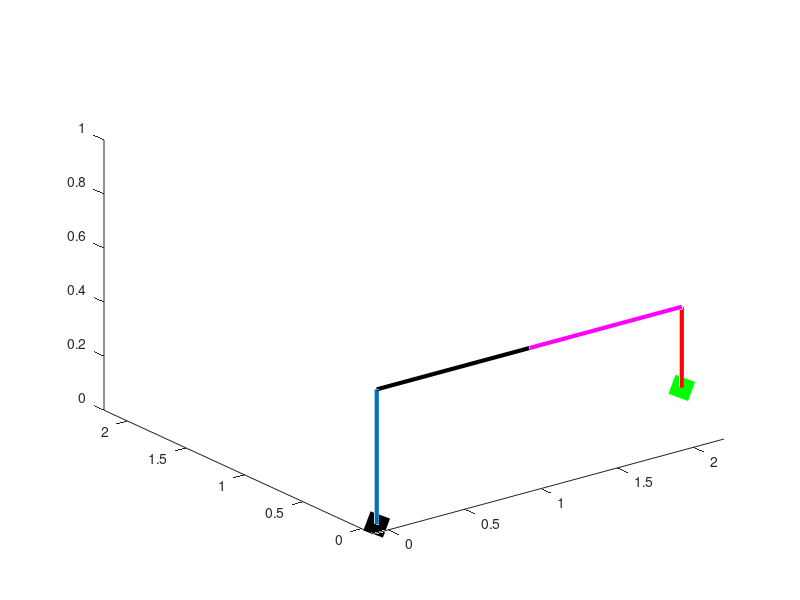

Reproduce this figure in MATLAB. (Note: this script raises an error after producing the figure.)
clc;clear all;
format short

L1=1;L2=1;d1=.5;
q1=0;q2=0;q4=0;d3=-0.3;

q=q1;d=d1;a=0;alpha=0; %for i=1;
T01=[cos(q) -sin(q) 0 a;sin(q)*cos(alpha) cos(q)*cos(alpha) -sin(alpha) -sin(alpha)*d;sin(q)*sin(alpha) cos(q)*sin(alpha) cos(alpha) cos(alpha)*d;0 0 0 1];
q=q2;d=0;a=L1;alpha=0;  %fori=2;
T12=[cos(q) -sin(q) 0 a;sin(q)*cos(alpha) cos(q)*cos(alpha) -sin(alpha) -sin(alpha)*d;sin(q)*sin(alpha) cos(q)*sin(alpha) cos(alpha) cos(alpha)*d;0 0 0 1];
q=0;d=0;a=L2;alpha=0; % for i=3;
T23=[cos(q) -sin(q) 0 a;sin(q)*cos(alpha) cos(q)*cos(alpha) -sin(alpha) -sin(alpha)*d;sin(q)*sin(alpha) cos(q)*sin(alpha) cos(alpha) cos(alpha)*d;0 0 0 1];
q=q4;d=d3;a=0;alpha=0; %for i=4;
T34=[cos(q) -sin(q) 0 a;sin(q)*cos(alpha) cos(q)*cos(alpha) -sin(alpha) -sin(alpha)*d;sin(q)*sin(alpha) cos(q)*sin(alpha) cos(alpha) cos(alpha)*d;0 0 0 1];
T02=T01*T12;
T03=T01*T12*T23;
T04=T01*T12*T23*T34;


axis([-0.1 2.2 -0.1 2.2]);
  Ax0= [0,T01(1,4)];
  Ay0= [0,T01(2,4)];
  Az0=[0,T01(3,4)];
  Ax1 = [T01(1,4),T02(1,4)];
  Ay1 = [T01(2,4),T02(2,4)];
  Az1 = [T01(3,4),T02(3,4)];
  Ax2 = [T02(1,4),T03(1,4)];
  Ay2 = [T02(2,4),T03(2,4)];
  Az2 = [T02(3,4),T03(3,4)];
  Ax3 = [T03(1,4),T04(1,4)];
  Ay3 = [T03(2,4),T04(2,4)];
  Az3 = [T03(3,4),T04(3,4)];
  Ax5 = [T04(1,4)-0.1,T04(1,4)+0.1];
  Ay5 = [T04(2,4)-0.1,T04(2,4)+0.1];
  Az5 = [T04(3,4),T04(3,4)];
  Ax4=[0.1,-0.1];
  Ay4=[.1,-.1];
  Az4=[0,0];

%   Ax5 = [-.1,.1];
%   Ay5=  [0,0];
  p0  = line(Ax0,Ay0,Az0,'LineWidth',[3]);
  p1  = line(Ax1,Ay1,Az1,'LineWidth',[3],'Color','k');
  p2  = line(Ax2,Ay2,Az2,'LineWidth',[3],'Color','M');
  p3  = line(Ax3,Ay3,Az3,'LineWidth',[3],'Color','R');
  p4  = line(Ax4,Ay4,Az4,'LineWidth',[15],'Color','black');
  p5  = line(Ax5,Ay5,Az5,'LineWidth',[15],'Color','green');
  view(3);
 n=1;
  drawnow
  for t=0:.01:1
      q1=pi/3*t;
      q2=pi/3*t;
      d3=-pi/10*t;
      q4=-pi/3*t;

q=q1;d=d1;a=0;alpha=0; %for i=1;
T01=[cos(q) -sin(q) 0 a;sin(q)*cos(alpha) cos(q)*cos(alpha) -sin(alpha) -sin(alpha)*d;sin(q)*sin(alpha) cos(q)*sin(alpha) cos(alpha) cos(alpha)*d;0 0 0 1];
q=q2;d=0;a=L1;alpha=0;  %fori=2;
T12=[cos(q) -sin(q) 0 a;sin(q)*cos(alpha) cos(q)*cos(alpha) -sin(alpha) -sin(alpha)*d;sin(q)*sin(alpha) cos(q)*sin(alpha) cos(alpha) cos(alpha)*d;0 0 0 1];
q=0;d=0;a=L2;alpha=0; % for i=3;
T23=[cos(q) -sin(q) 0 a;sin(q)*cos(alpha) cos(q)*cos(alpha) -sin(alpha) -sin(alpha)*d;sin(q)*sin(alpha) cos(q)*sin(alpha) cos(alpha) cos(alpha)*d;0 0 0 1];
q=q4;d=d3;a=0;alpha=0; %for i=4;
T34=[cos(q) -sin(q) 0 a;sin(q)*cos(alpha) cos(q)*cos(alpha) -sin(alpha) -sin(alpha)*d;sin(q)*sin(alpha) cos(q)*sin(alpha) cos(alpha) cos(alpha)*d;0 0 0 1];
T02=T01*T12;
T03=T01*T12*T23;
T04=T01*T12*T23*T34;


axis([-0.1 2.2 -0.1 2.2 0 1]);
  Ax0= [0,T01(1,4)];
  Ay0= [0,T01(2,4)];
  Az0=[0,T01(3,4)];
  Ax1 = [T01(1,4),T02(1,4)];
  Ay1 = [T01(2,4),T02(2,4)];
  Az1 = [T01(3,4),T02(3,4)];
  Ax2 = [T02(1,4),T03(1,4)];
  Ay2 = [T02(2,4),T03(2,4)];
  Az2 = [T02(3,4),T03(3,4)];
  Ax3 = [T03(1,4),T04(1,4)];
  Ay3 = [T03(2,4),T04(2,4)];
  Az3 = [T03(3,4),T04(3,4)];
  Ax5 = [T04(1,4)-0.1,T04(1,4)+0.1];
  Ay5 = [T04(2,4)-0.1,T04(2,4)+0.1];
  Az5 = [T04(3,4),T04(3,4)];
  Ax4=[0.1,-0.1];
  Ay4=[.1,-.1];
  Az4=[0,0];
  
  x(1,n)=T04(1,4);
  y(1,n)=T04(2,4);
  z(1,n)=T04(3,4);
  set(p0,'X', Ax0, 'Y',Ay0,'Z',Az0)
  set(p1,'X', Ax1, 'Y',Ay1,'Z',Az1)
  set(p2,'X', Ax2, 'Y',Ay2,'Z',Az2)
  set(p3,'X', Ax3, 'Y',Ay3,'Z',Az3)
  set(p4,'X', Ax4, 'Y',Ay4,'Z',Az4)
  set(p5,'X', Ax5, 'Y',Ay5,'Z',Az5)
  drawnow
  pause(.01)
  n=n+1;
  if t==1
      hold on
     plot3(x,y,z)
     pause(1)

  end
  end

